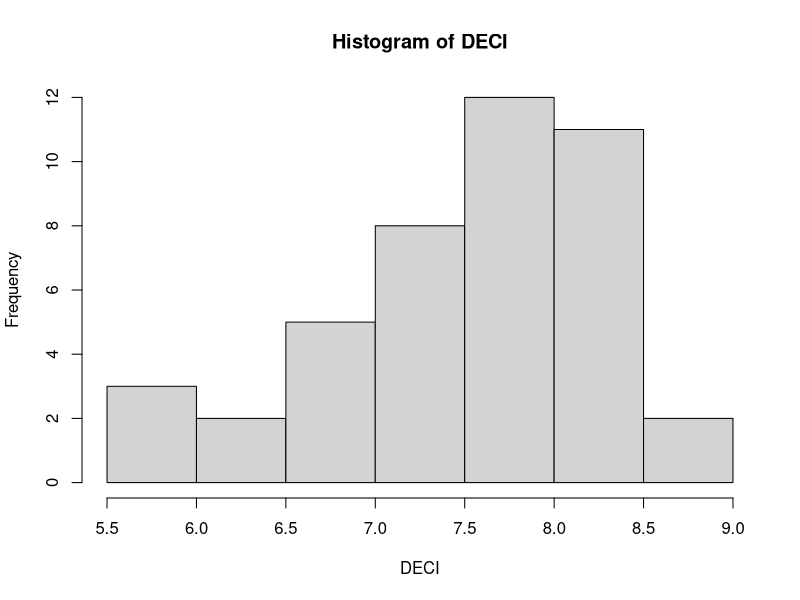
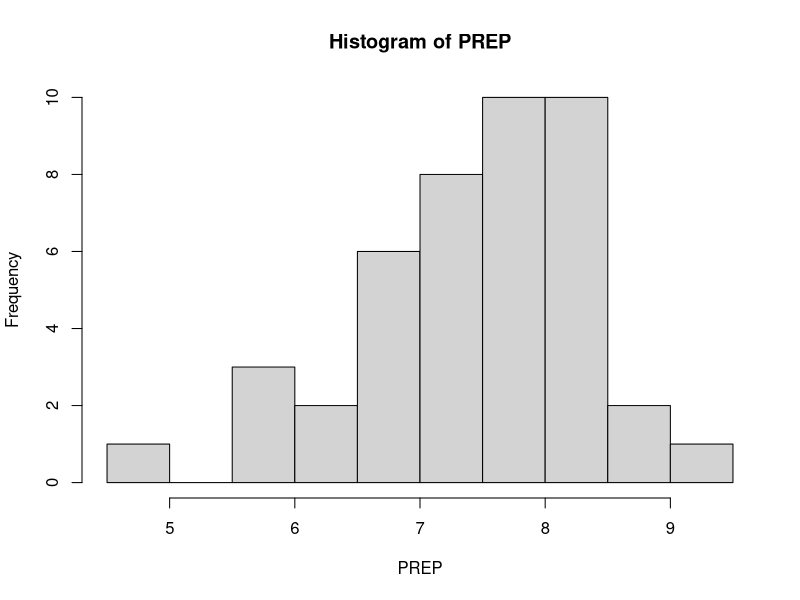
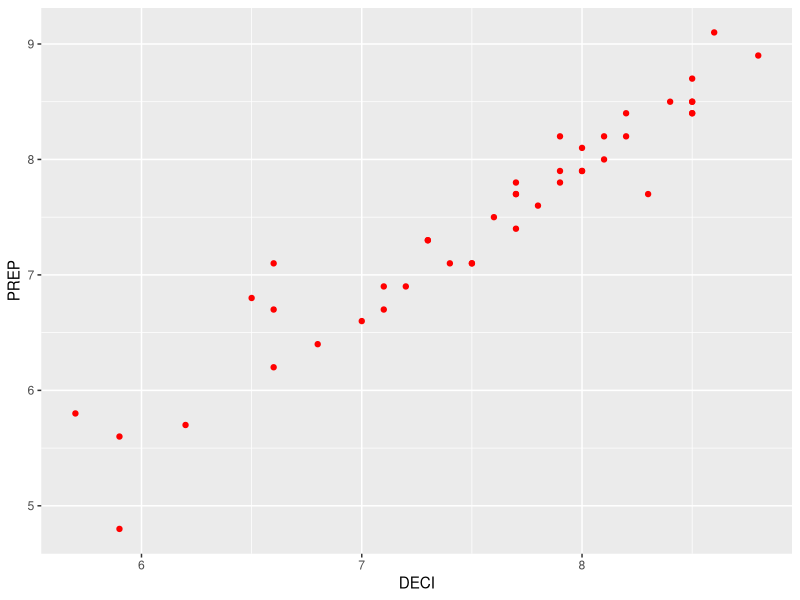
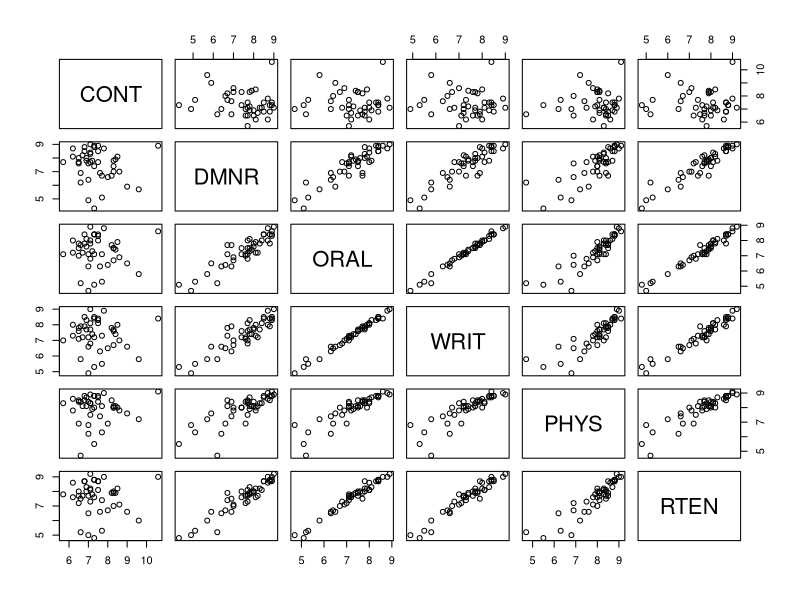
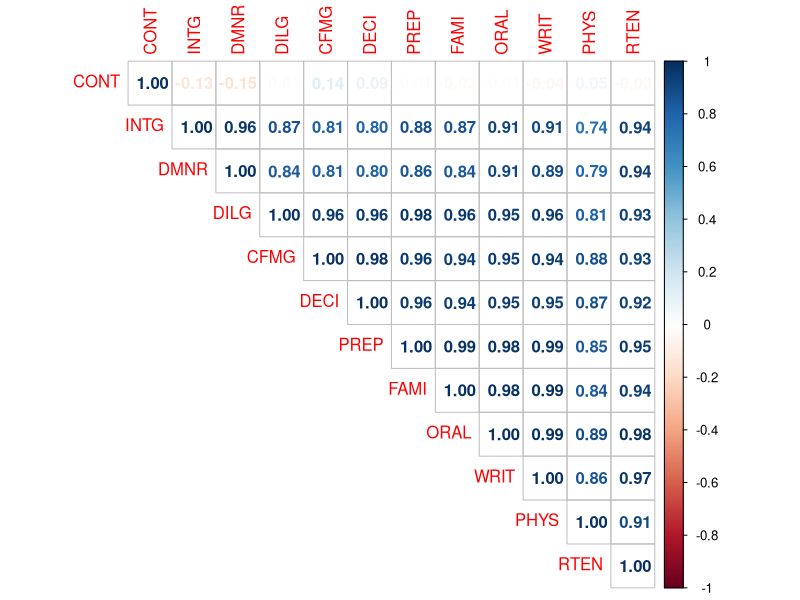

The R script that drew these images, in order:
## ---- chunk 1
knitr::opts_chunk$set(echo = TRUE)
knitr::opts_knit$set(root.dir = 'd:/Code/University/Mag_1sem/R/Labs/Third_lab/')
## ---- chunk 2
attach(USJudgeRatings)
## ---- chunk 3
library(ggplot2)
library(corrplot)
library(Hmisc)
## ---- chunk 4
hist(DECI)
## ---- chunk 5
hist(PREP)
## ---- chunk 6
ggplot(USJudgeRatings)+aes(x=DECI, y=PREP)+geom_point(colour="red")
## ---- chunk 7
cor.test(DECI, PREP, method="pearson")
## ---- chunk 8
cor.test(DECI, PREP, method="kendall")
## ---- chunk 9
cor.test(DECI, PREP, method="spearman")
## ---- chunk 10
pairs(USJudgeRatings[,c("CONT", "DMNR", "ORAL", "WRIT", "PHYS", "RTEN")])
## ---- chunk 11
corrplot(cor(USJudgeRatings), method="number", type="upper")
## ---- chunk 12
round(rcorr(as.matrix(USJudgeRatings))$P, 3)
